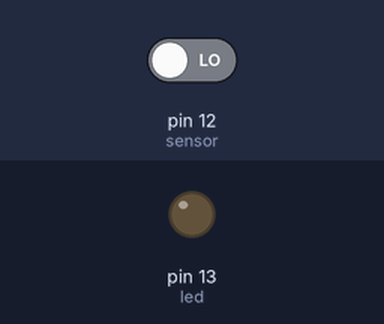
A sketch run on a simulated Arduino Uno, built with avr-gcc and run on an emulated ATmega328P. Shown: output pins drawn as LEDs (lit = HIGH). The test bench sets the inputs (shaded band); at power-on: pin 12 (sensor) LOW.

Above: at 1.2 s.
1.3 s: pin 12 (sensor) driven HIGH
At 2.5 s:
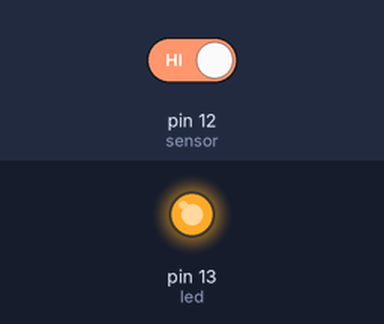
2.8 s: pin 12 (sensor) driven LOW
At 3.8 s:
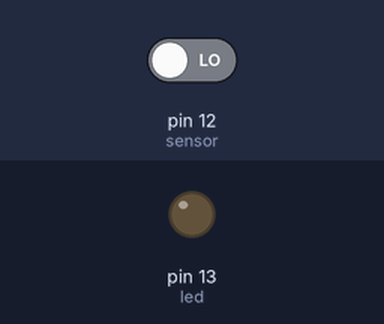
Timing chart, 0 to 5.8 s (numbered marks = the images above; inputs shaded):
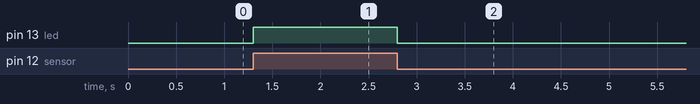

Measured:
- after the input at 1.3 s, pin 13 (led): LOW → HIGH at once
- after the input at 2.8 s, pin 13 (led): HIGH → LOW at once

The sketch:

Mikro.ino
```cpp
int sensor = 12;
int led = 13;
int status = 0;

void setup() {
  pinMode(sensor, INPUT);
  pinMode(led, OUTPUT);
}

void loop() {
  status = digitalRead(sensor);

  if(status == HIGH)
  {
    digitalWrite(led, HIGH);
  }
  else
  {
    digitalWrite(led, LOW);
  }
}
```
